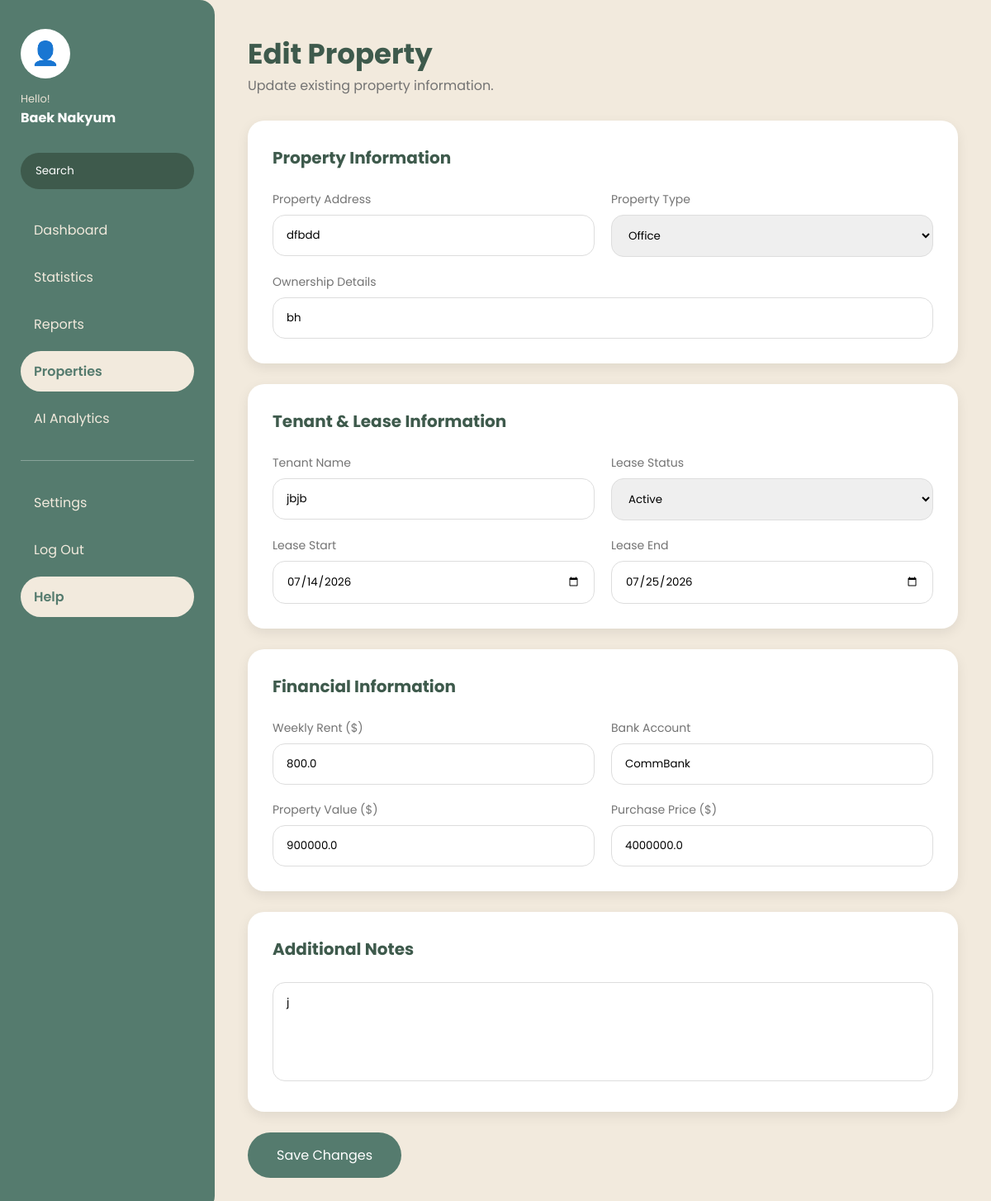
The app's page /edit_property/PROP003 (signed in), older data.
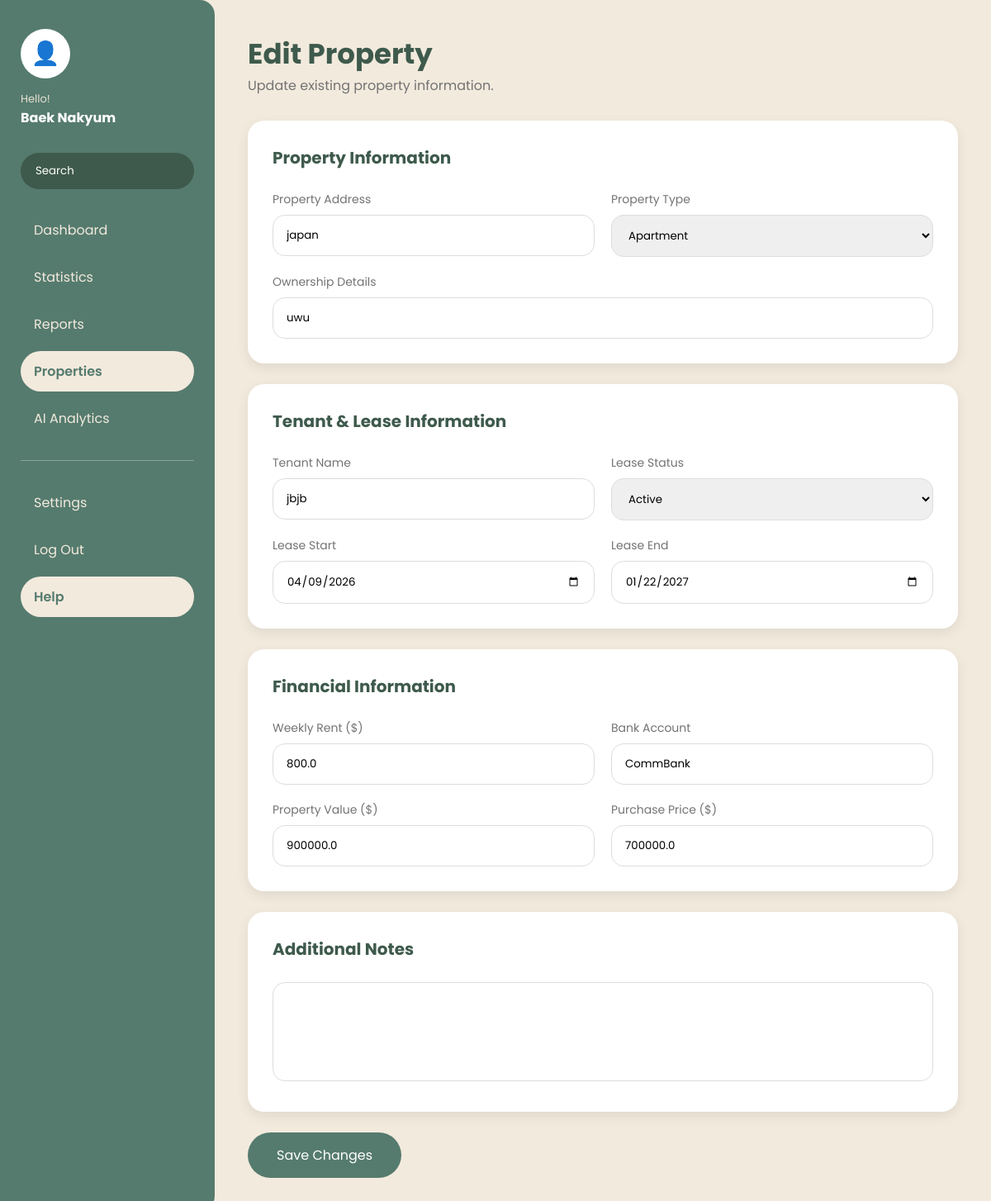
The same page, newer data.
### tables this page shows
CREATE TABLE Properties(

    propertyID TEXT PRIMARY KEY,

    userID INTEGER NOT NULL,

    propertyAddress TEXT NOT NULL,

    propertyType TEXT NOT NULL,

    ownershipData TEXT NOT NULL,

    tenantName TEXT,

    leaseStatus TEXT,

    leaseStart TEXT,

    leaseEnd TEXT,

    weeklyRent REAL,

    bankAccount TEXT,

    propertyValue REAL,

    purchasePrice REAL,

    notes TEXT,

    FOREIGN KEY(userID)
        REFERENCES Users(userID)

);

### app.py (the view, shortened to what this page needs)
@app.route(
    "/edit_property/<propertyID>",
    methods=["GET", "POST"]
)
def edit_property(propertyID):
    if "userID" not in session:
        return redirect(
            url_for("login")
        )
    userID = session["userID"]
    property = get_property(
        propertyID,
        userID
    )
    if property is None:
        return redirect(
            url_for("dashboard")
        )
    return render_template(
        "edit_property.html",
        property=property
    )

### database/database.py (called while the page is built)
def connect_database():
    connection = sqlite3.connect(
        DATABASE_NAME
    )
    connection.row_factory = sqlite3.Row
    connection.execute(
        "PRAGMA foreign_keys = ON"
    )
    return connection

### database/models.py (called while the page is built)
def get_property(propertyID, userID=None):
    conn = connect_database()
    cursor = conn.cursor()
    if userID is not None:
        cursor.execute("""
            SELECT *
            FROM Properties
            WHERE propertyID = ?
            AND userID = ?
        """, (
            propertyID,
            userID
        ))
    else:
        cursor.execute("""
            SELECT *
            FROM Properties
            WHERE propertyID = ?
        """, (propertyID,))
    property_data = cursor.fetchone()
    conn.close()
    return property_data

### templates/edit_property.html (shortened to what this page needs)
<!DOCTYPE html>
<html lang="en">
<head>
<link rel="stylesheet" href="{{ url_for('static', filename='css/add_property.css') }}">
</head>
<body>
<div class="dashboard-container">
<aside class="sidebar">
<div class="user-profile">
<div class="profile-image">
👤
</div>
<p class="hello-text">
Hello!
</p>
<h3>
{{ session["name"] }}
</h3>
</div>
<div class="search-sidebar">
<input type="text" placeholder="Search">
</div>
<nav class="sidebar-menu">
<a href="{{ url_for('dashboard') }}">
Dashboard
</a>
<a href="{{ url_for('statistics') }}">
Statistics
</a>
<a href="{{ url_for('reports') }}">
Reports
</a>
<a href="{{ url_for('dashboard') }}" class="active">
Properties
</a>
<a href="{{ url_for('ai_analytics') }}">
AI Analytics
</a>
<hr>
<a href="#">
Settings
</a>
<a href="{{ url_for('logout') }}">
Log Out
</a>
<a href="{{ url_for('help_page') }}" class="active">
Help
</a>
</nav>
</aside>
<main class="main-content">
<div class="page-header">
<h1>
Edit Property
</h1>
<p>
Update existing property information.
</p>
</div>
<form method="POST">
<div class="form-card">
<h2>
Property Information
</h2>
<div class="form-grid">
<div>
<label>
Property Address
</label>
<input
type="text"
name="propertyAddress"
value="{{ property.propertyAddress }}"
required>
</div>
<div>
<label>
Property Type
</label>
<select name="propertyType">
<option value="Apartment"
{% if property.propertyType == "Apartment" %}selected{% endif %}>
Apartment
</option>
<option value="Office"
{% if property.propertyType == "Office" %}selected{% endif %}>
Office
</option>
</select>
</div>
<div class="full-width">
<label>
Ownership Details
</label>
<input
type="text"
name="ownershipData"
value="{{ property.ownershipData }}">
</div>
</div>
</div>
<div class="form-card">
<h2>
Tenant & Lease Information
</h2>
<div class="form-grid">
<div>
<label>
Tenant Name
</label>
<input
type="text"
name="tenantName"
value="{{ property.tenantName }}">
</div>
<div>
<label>
Lease Status
</label>
<select name="leaseStatus">
<option value="Active"
{% if property.leaseStatus == "Active" %}selected{% endif %}>
Active
</option>
</select>
</div>
<div>
<label>
Lease Start
</label>
<input
type="date"
name="leaseStart"
value="{{ property.leaseStart }}">
</div>
<div>
<label>
Lease End
</label>
<input
type="date"
name="leaseEnd"
value="{{ property.leaseEnd }}">
</div>
</div>
</div>
<div class="form-card">
<h2>
Financial Information
</h2>
<div class="form-grid">
<div>
<label>
Weekly Rent ($)
</label>
<input
type="number"
name="weeklyRent"
value="{{ property.weeklyRent }}">
</div>
<div>
<label>
Bank Account
</label>
<input
type="text"
name="bankAccount"
value="{{ property.bankAccount }}">
</div>
<div>
<label>
Property Value ($)
</label>
<input
type="number"
name="propertyValue"
value="{{ property.propertyValue }}">
</div>
<div>
<label>
Purchase Price ($)
</label>
<input
type="number"
name="purchasePrice"
value="{{ property.purchasePrice }}">
</div>
</div>
</div>
<div class="form-card">
<h2>
Additional Notes
</h2>
<textarea
name="notes">{{ property.notes }}</textarea>
</div>
<button class="submit-button" type="submit">
Save Changes
</button>
</form>
</main>
</div>
</body>
</html>

Row changes from the older to the newer data that the page shows:
changed Properties "jbjb": propertyAddress "dfbdd" → "japan"; propertyType "Office" → "Apartment"; ownershipData "bh" → "uwu"; leaseStart "07/14/2026" → "04/09/2026"; leaseEnd "07/25/2026" → "01/22/2027"; purchasePrice "4000000.0" → "700000.0"; notes "j" → (not shown)
